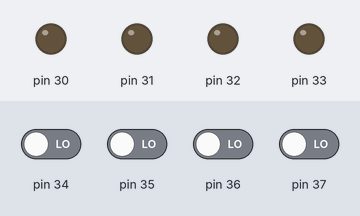
A sketch run on a simulated Arduino Mega 2560, built with avr-gcc and run on an emulated ATmega2560. On the bench: output pins drawn as LEDs (lit = HIGH). Inputs (shaded band) come from the test bench; at power-on: pin 34–37 LOW.

Above: at 1.2 s.
1.3 s: pin 37 driven HIGH
At 2.4 s:
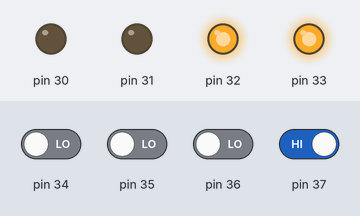
2.8 s: pin 37 driven LOW
At 3.6 s:
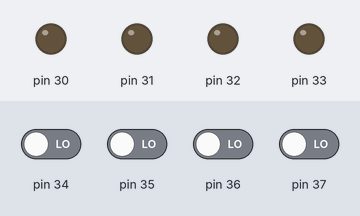
Timing chart, 0 to 5.8 s (numbered marks = the images above; inputs shaded):
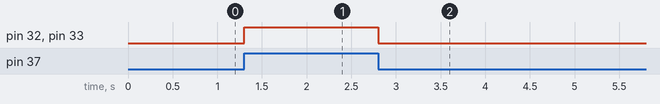

Measured:
- after the input at 1.3 s, pin 32, pin 33: LOW → HIGH at once
- after the input at 2.8 s, pin 32, pin 33: HIGH → LOW at once

The sketch:

inputOutput.ino
```cpp
#include <inttypes.h>
#include <avr/io.h>

byte DI_00 = 37;
byte DI_01 = 36;
byte DI_02 = 35;
byte DI_03 = 34;

byte DO_00 = 33;
byte DO_01 = 32;
byte DO_02 = 31;
byte DO_03 = 30;

//PA0-->22,PA1-->23,PA2-->24,PA3-->25,PA4-->26,PA5-->27,PA6-->28,PA7-->29.
struct portStruct {
    byte bitMask;
    byte pin;
    volatile unsigned char *hwPort;
};


portStruct diPorts[4] = {
                            {0b00000001, DI_00, &PINC },
                            {0b00000010, DI_01, &PINC },
                            {0b00000100, DI_02, &PINC },
                            {0b00001000, DI_03, &PINC }
                        };

// DDRC = 0b11110000; //30,31,32,33, 34,35,36,37 -->for mega
//DDRA = 0b11111111 //29,28,27,26,25,24,23,22 --> for mega
portStruct doPorts[8] = {
                            {0b00010000, DO_00, &PORTC },
                            {0b00100000, DO_01, &PORTC },
                            {0b01000000, DO_02, &PORTC },
                            {0b10000000, DO_03, &PORTC }
                        };

void setup()
{
    Serial.begin(9600);
    DDRC = 0b11110000; //30,31,32,33, 34,35,36,37
    //DDRA = 0b11111111; //29,28,27,26,25,24,23,22
}

void loop()
{
    if(readDIPort(DI_00)){
        writeDOPort(DO_00,true);
        writeDOPort(DO_01,true);
    } else {
        writeDOPort(DO_00,false);
        writeDOPort(DO_01,false);
    }

}

boolean readDIPort(byte inputPin)
{
    boolean val;
    //byte recd = PINC; //change where DI is connected
    for( unsigned int i=0; i< sizeof(diPorts)/sizeof(portStruct); i++) {
        byte recd = *diPorts[i].hwPort;
        if( diPorts[i].pin == inputPin ){
            val = (((recd & diPorts[i].bitMask) == 0)? false:true);
            return val;
        }
   }
}


void writeDOPort(byte port,boolean value)
{
    for(unsigned int i=0; i< sizeof(doPorts)/sizeof(portStruct); i++) {
        if( doPorts[i].pin == port){
                if(value) {
                    *doPorts[i].hwPort = *doPorts[i].hwPort | doPorts[i].bitMask;
                }
                else{
                    *doPorts[i].hwPort &= ~(doPorts[i].bitMask);
                }
            }
        }
}
```
